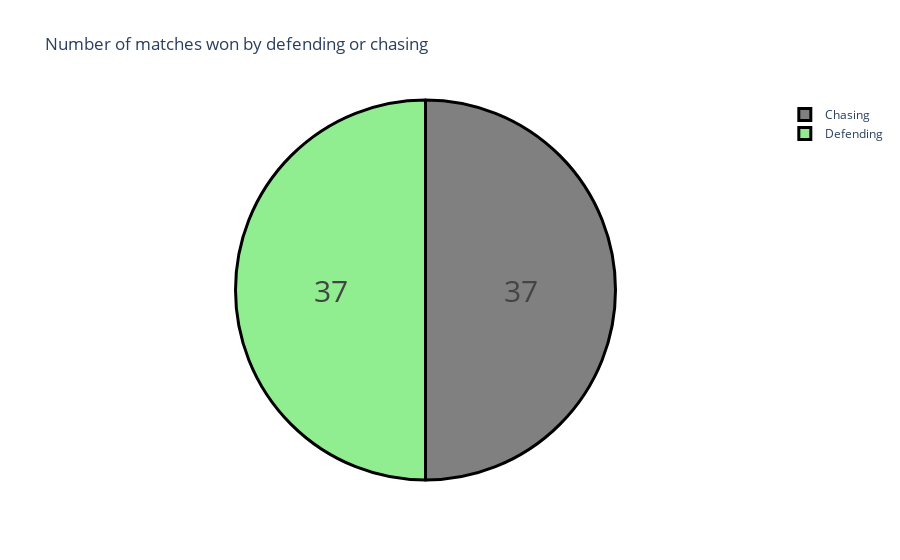

The cell this chart's notebook holds for it:
### Code cell
label=Won_by.index
counts=Won_by.values
colors=['gray','lightgreen']
fig=go.Figure(data=[go.Pie(labels=label,values=counts)])
fig.update_layout(title_text="Number of matches won by defending or chasing")
fig.update_traces(hoverinfo='label+percent',textinfo='value',textfont_size=30,
                  marker=dict(colors=colors,line=dict(color='black',width=3)))

### Figure 1 — Plotly figure (JSON) as saved in the notebook; plotly's stock layout.template omitted (floating-point values rounded to 4 significant figures)
{"data": [{"hoverinfo": "label+percent", "labels": ["Chasing", "Defending"], "marker": {"colors": ["gray", "lightgreen"], "line": {"color": "black", "width": 3}}, "textfont": {"size": 30}, "textinfo": "value", "type": "pie", "values": [37, 37]}], "layout": {"autosize": true, "title": {"text": "Number of matches won by defending or chasing"}}}
